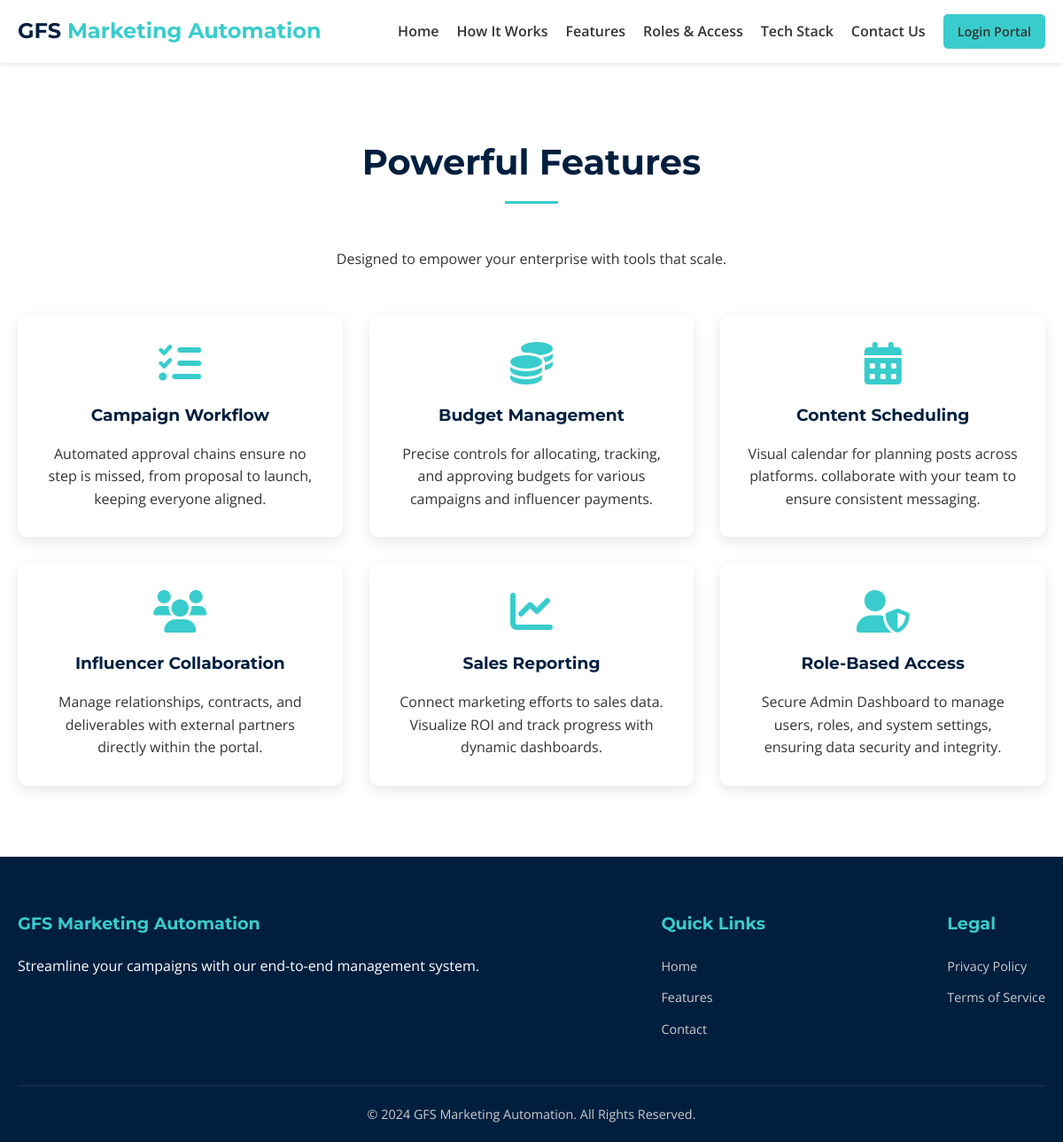
The app's page /features with its own data.
### tables this page shows
CREATE TABLE site_features (
    id INTEGER PRIMARY KEY AUTOINCREMENT,
    title TEXT NOT NULL,
    description TEXT NOT NULL,
    icon TEXT NOT NULL,
    sort_order INTEGER DEFAULT 0
);

CREATE TABLE site_content (
    id INTEGER PRIMARY KEY AUTOINCREMENT,
    page TEXT NOT NULL,
    section TEXT NOT NULL,
    key TEXT NOT NULL,
    value TEXT NOT NULL,
    UNIQUE(page, section, key)
);

### app.py (the view)
@app.route('/features')
def features():
    conn = get_db_connection()
    features = conn.execute('SELECT * FROM site_features ORDER BY sort_order').fetchall()
    conn.close()
    return render_template('features.html', features=features)

### app.py (called while the page is built)
def get_db_connection():
    conn = sqlite3.connect('database.db')
    conn.row_factory = sqlite3.Row
    return conn

@app.context_processor
def inject_global_data():
    conn = get_db_connection()
    try:
        theme_row = conn.execute("SELECT value FROM settings WHERE key = 'theme'").fetchone()
        theme = theme_row['value'] if theme_row else 'default'
        site_rows = conn.execute("SELECT section, key, value FROM site_content WHERE page = 'global'").fetchall()
        site_data = {}
        for row in site_rows:
            if row['section'] not in site_data:
                site_data[row['section']] = {}
            site_data[row['section']][row['key']] = row['value']
    except sqlite3.OperationalError:
        theme = 'default'
        site_data = {}
    finally:
        conn.close()
    return dict(theme=theme, site=site_data)

### templates/features.html (shortened to what this page needs)
{% extends 'base.html' %}
{% block content %}
<section class="section-padding">
    <div class="container">
        <h1 class="section-title">Powerful Features</h1>
        <p class="text-center" style="max-width: 700px; margin: 0 auto 50px;">
            Designed to empower your enterprise with tools that scale.
        </p>
        <div class="grid-3">
            {% for feature in features %}
            <div class="card">
                <i class="{{ feature.icon }} card-icon"></i>
                <h3>{{ feature.title }}</h3>
                <p>{{ feature.description }}</p>
            </div>
            {% endfor %}
        </div>
    </div>
</section>
{% endblock %}

### templates/base.html (shortened to what this page needs)
<!DOCTYPE html>
<html lang="en">
<head>
    <link rel="stylesheet" href="https://cdnjs.cloudflare.com/ajax/libs/font-awesome/6.0.0/css/all.min.css">
    <link rel="stylesheet" href="{{ url_for('static', filename='styles.css') }}">
</head>
<body class="{{ theme + '-theme' if theme and theme != 'default' else '' }}">
    <nav class="navbar">
        <div class="container">
            <a href="{{ url_for('index') }}" class="logo">
                {% set parts = (site.site.title if site.site else 'GFS System').split(' ') %}
                {{ parts[0] }} <span>{{ parts[1:]|join(' ') }}</span>
            </a>
            <ul class="nav-links">
                <li><a href="{{ url_for('index') }}">Home</a></li>
                <li><a href="{{ url_for('how_it_works') }}">How It Works</a></li>
                <li><a href="{{ url_for('features') }}">Features</a></li>
                <li><a href="{{ url_for('roles') }}">Roles & Access</a></li>
                <li><a href="{{ url_for('tech_stack') }}">Tech Stack</a></li>
                <li><a href="{{ url_for('contact') }}">Contact Us</a></li>
                <li><a href="{{ url_for('login') }}" class="btn btn-primary small-btn">Login Portal</a></li>
            </ul>
        </div>
    </nav>
    <main>
        {% block content %}{% endblock %}
    </main>
    <footer>
        <div class="container">
            <div class="footer-content">
                <div class="footer-section">
                    <h3>{{ site.site.title if site.site else 'GFS Marketing Automation' }}</h3>
                    <p>{{ site.footer.description if site.footer else 'Streamline your campaigns with our end-to-end
                        management system.' }}</p>
                </div>
                <div class="footer-section">
                    <h3>Quick Links</h3>
                    <ul>
                        <li><a href="{{ url_for('index') }}">Home</a></li>
                        <li><a href="{{ url_for('features') }}">Features</a></li>
                        <li><a href="{{ url_for('contact') }}">Contact</a></li>
                    </ul>
                </div>
                <div class="footer-section">
                    <h3>Legal</h3>
                    <ul>
                        <li><a href="{{ url_for('privacy') }}">Privacy Policy</a></li>
                        <li><a href="{{ url_for('terms') }}">Terms of Service</a></li>
                    </ul>
                </div>
            </div>
            <div class="footer-bottom">
                <p>{{ (site.footer.copyright if site.footer else '&copy; 2024 GFS Marketing Automation. All Rights
                    Reserved.')|safe }}</p>
            </div>
        </div>
    </footer>
</body>
</html>

### static/styles.css (style rules this page uses)
:root { --primary-color: #001f3f; --secondary-color: #39cccc; --accent-color: #0074D9; --text-color: #333; --light-gray: #f4f4f4; --white: #ffffff; --bg-color: #ffffff; --card-bg: #ffffff; --sidebar-bg: #001f3f; --sidebar-text: #ffffff; --font-heading: 'Montserrat', sans-serif; --font-body: 'Open Sans', sans-serif; --transition: all 0.3s ease; }
* { margin: 0; padding: 0; box-sizing: border-box; }
body { font-family: var(--font-body); line-height: 1.6; color: var(--text-color); background-color: var(--bg-color); }
h1, h2, h3, h4, h5, h6 { font-family: var(--font-heading); color: var(--primary-color); margin-bottom: 1rem; }
a { text-decoration: none; color: inherit; }
ul { list-style: none; }
.container { max-width: 1200px; margin: 0 auto; padding: 0 20px; }
.navbar { background-color: var(--card-bg); box-shadow: 0 2px 5px rgba(0, 0, 0, 0.1); position: sticky; top: 0; z-index: 1000; padding: 1rem 0; }
.navbar .container { display: flex; justify-content: space-between; align-items: center; }
.logo { font-size: 1.5rem; font-weight: 700; color: var(--primary-color); font-family: var(--font-heading); }
.logo span { color: var(--secondary-color); }
.nav-links { display: flex; align-items: center; gap: 20px; }
.nav-links a { font-weight: 600; color: var(--text-color); transition: var(--transition); }
.btn { display: inline-block; padding: 10px 20px; border-radius: 5px; font-weight: 600; transition: var(--transition); cursor: pointer; border: none; }
.btn-primary { background-color: var(--secondary-color); color: #fff; }
.small-btn { padding: 8px 16px; font-size: 0.9rem; }
.section-padding { padding: 80px 0; }
.text-center { text-align: center; }
.section-title { font-size: 2.5rem; margin-bottom: 50px; text-align: center; position: relative; padding-bottom: 15px; }
.section-title::after { content: ''; position: absolute; bottom: 0; left: 50%; transform: translateX(-50%); width: 60px; height: 3px; background-color: var(--secondary-color); }
.grid-3 { display: grid; grid-template-columns: repeat(auto-fit, minmax(300px, 1fr)); gap: 30px; }
.card { background: var(--card-bg); padding: 30px; border-radius: 10px; box-shadow: 0 5px 15px rgba(0, 0, 0, 0.1); transition: var(--transition); text-align: center; color: var(--text-color); }
.card-icon { font-size: 3rem; color: var(--secondary-color); margin-bottom: 20px; }
footer { background-color: var(--primary-color); color: var(--white); padding: 60px 0 20px; }
footer { background-color: var(--sidebar-bg); color: var(--sidebar-text); }
.footer-content { display: flex; justify-content: space-between; flex-wrap: wrap; gap: 40px; margin-bottom: 40px; }
.footer-section h3 { color: var(--secondary-color); font-size: 1.2rem; margin-bottom: 20px; }
.footer-section ul li { margin-bottom: 10px; }
.footer-section ul li a { color: #ccc; font-size: 0.9rem; }
.footer-bottom { text-align: center; padding-top: 20px; border-top: 1px solid rgba(255, 255, 255, 0.1); font-size: 0.9rem; color: #ccc; }

### records on screen
site_features: title "Campaign Workflow", description "Automated approval chains ensure no step is missed, from proposal to launch, keeping everyone aligned."
site_features: title "Budget Management", description "Precise controls for allocating, tracking, and approving budgets for various campaigns and influencer payments."
site_features: title "Content Scheduling", description "Visual calendar for planning posts across platforms. collaborate with your team to ensure consistent messaging."
site_features: title "Influencer Collaboration", description "Manage relationships, contracts, and deliverables with external partners directly within the portal."
site_features: title "Sales Reporting", description "Connect marketing efforts to sales data. Visualize ROI and track progress with dynamic dashboards."
site_features: title "Role-Based Access", description "Secure Admin Dashboard to manage users, roles, and system settings, ensuring data security and integrity."
site_content: site "GFS Marketing Automation"
site_content: footer "Streamline your campaigns with our end-to-end management system."
site_content: value "© 2024 GFS Marketing Automation. All Rights Reserved."

### other values on screen
{{ parts[0] }} "GFS"
{{ parts[1:]|join(' ') }} "Marketing Automation"
